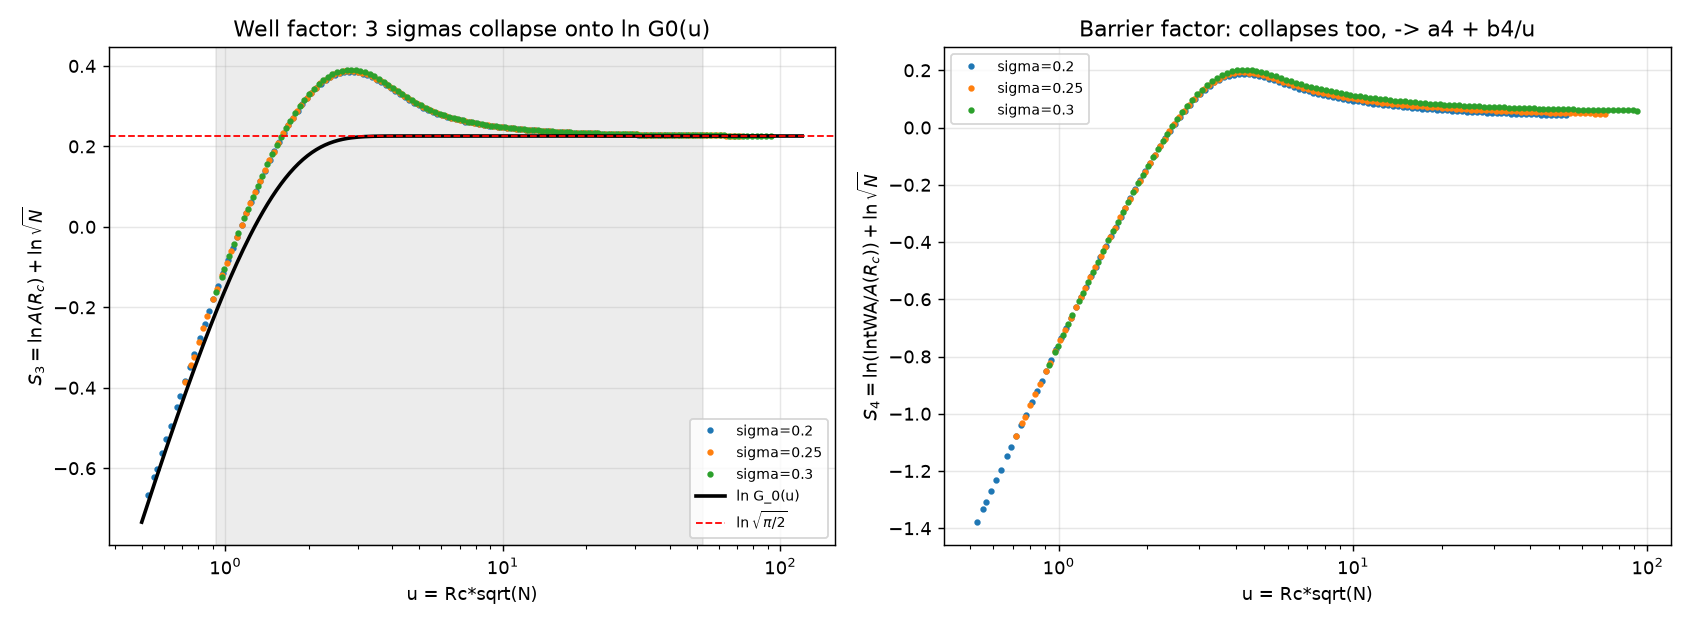

Reproduce this figure in Python.
"""
COLLAPSE, REDONE  (deepseek_v4_flash)
=====================================
The previous collapse comparison was invalid for two reasons:
  (1) display bug: u-labels from ugrid[::4] were paired with values from
      interp[0][i] (i.e. ugrid[i]) -> every printed pair was mismatched.
  (2) window bug: "max spread" included sigma=0.3 at u=0.8, which lies OUTSIDE
      its sampled u-range [0.925, 92.5]; np.interp clamps to the endpoint and
      manufactures a fake 0.12 spread. The window is part of the claim.

Here: restrict to the u-overlap where ALL THREE sigmas have real samples.
Test the scaling hypothesis S3 = Phi(u), u = Rc*sqrt(N), independent of sigma.
"""
import json, math
import numpy as np
import matplotlib
matplotlib.use('Agg')
import matplotlib.pyplot as plt
from scipy.special import erf

K0, ALPHA = 1.0, 1.5
def setup(SIG):
    S2 = SIG*SIG
    lo, hi = 1e-12, 1.0
    for _ in range(200):
        m = 0.5*(lo+hi)
        if K0*m**ALPHA*(1-m*m) - S2 < 0: lo = m
        else: hi = m
    RC = 0.5*(lo+hi)
    def B(x): return 0.5*(K0*x**(ALPHA+2)/(ALPHA+2) - K0*x**(ALPHA+4)/(ALPHA+4) - S2*x*x/2.0)
    return S2, RC, B

def factors(N, S2, RC, B, x0_frac=0.2, npts=200001, p=2.0):
    D = S2/N; x0 = x0_frac*RC
    t = np.linspace(0.0,1.0,npts); x = RC*t**p
    Bx = B(x)
    with np.errstate(under='ignore', over='ignore'):
        phi = np.exp(2.0*Bx/D)
        dx = np.diff(x)
        A = np.concatenate([[0.0], np.cumsum(0.5*(phi[1:]+phi[:-1])*dx)])
        w = np.exp(-2.0*(Bx-Bx[-1])/D)
    i0 = np.searchsorted(x, x0)
    J = np.trapz(w[i0:]*A[i0:], x[i0:])
    return (math.log(2.0/D), -2.0*Bx[-1]/D, math.log(A[-1]),
            math.log(J)-math.log(A[-1]), A[-1], J)

def G0(u): return math.sqrt(math.pi/2.0)*erf(u/math.sqrt(2.0))

sigs=[0.20,0.25,0.30]
data={}
for sg in sigs:
    S2,RC,B = setup(sg)
    Ns = np.unique(np.round(np.logspace(np.log10(20), np.log10(2e5), 120)).astype(int)).astype(float)
    U=[];S3=[];S4=[]
    for N in Ns:
        L1,L2,L3,L4,Arc,J = factors(N,S2,RC,B)
        U.append(RC*math.sqrt(N)); S3.append(L3+0.5*math.log(N)); S4.append(L4+0.5*math.log(N))
    data[sg]=(np.array(U),np.array(S3),np.array(S4),RC,S2)
    print(f"sigma={sg}: Rc={RC:.5f} S2={S2:.5f} u in [{U[0]:.3f},{U[-1]:.3f}]")

# ---- honest overlap window ------------------------------------------------
ulo = max(data[s][0].min() for s in sigs)
uhi = min(data[s][0].max() for s in sigs)
print(f"\nHONEST OVERLAP WINDOW: u in [{ulo:.3f}, {uhi:.3f}]  (all 3 sigmas sampled here)")
ugrid = np.logspace(np.log10(ulo), np.log10(uhi), 25)
interp={}
for s in sigs:
    U,S3,S4,RC,S2 = data[s]
    o=np.argsort(U); interp[s]=(np.interp(ugrid,U[o],S3[o]), np.interp(ugrid,U[o],S4[o]))

print(f"\n{'u':>7} {'S3(0.20)':>9} {'S3(0.25)':>9} {'S3(0.30)':>9} {'spread':>9} {'lnG0(u)':>9}")
for i,uu in enumerate(ugrid):
    vals=[interp[s][0][i] for s in sigs]
    if i%3==0 or i==len(ugrid)-1:
        print(f"{uu:>7.3f} " + " ".join(f"{v:>9.5f}" for v in vals) + f" {max(vals)-min(vals):>9.2e} {math.log(G0(uu)):>9.5f}")

arr3=np.array([interp[s][0] for s in sigs]); arr4=np.array([interp[s][1] for s in sigs])
spread3=float(np.max(arr3.max(0)-arr3.min(0)))
spread4=float(np.max(arr4.max(0)-arr4.min(0)))
# relative to the dynamic range of S3 over the window
rng3=float(arr3.max()-arr3.min())
print(f"\n  S3 spread across sigma: {spread3:.3e}   (S3 dynamic range {rng3:.4f} -> {100*spread3/rng3:.2f}% )")
print(f"  S4 spread across sigma: {spread4:.3e}")

# residual of S3 against the master curve ln G0(u)
resid = arr3 - np.array([math.log(G0(x)) for x in ugrid])
print(f"  S3 - lnG0(u):  rms={np.sqrt(np.mean(resid**2)):.4e}  max|.|={np.abs(resid).max():.4e}")

# ---- S4: does it also collapse? what is its master curve? -------------------
print(f"\n  S4 master-curve check: fit S4 ~ a4 + b4*u^-1 over the window")
mask = ugrid>4
X = np.column_stack([np.ones(mask.sum()), 1.0/ugrid[mask]])
for s in sigs:
    y = interp[s][1][mask]
    coef,res_,_,_ = np.linalg.lstsq(X,y,rcond=None)
    pred = X@coef
    print(f"    sigma={s}: a4={coef[0]:+.5f}  b4={coef[1]:+.5f}  rms={np.sqrt(np.mean((y-pred)**2)):.2e}")

fig,ax=plt.subplots(1,2,figsize=(13,4.8))
for s in sigs:
    U,S3,S4,RC,S2 = data[s]
    ax[0].plot(U,S3,'o',ms=2.5,label=f'sigma={s}')
    ax[1].plot(U,S4,'o',ms=2.5,label=f'sigma={s}')
uu=np.logspace(np.log10(0.5),np.log10(120),300)
ax[0].plot(uu,[math.log(G0(x)) for x in uu],'k-',lw=2,label=r'ln G_0(u)')
ax[0].axhline(0.5*math.log(math.pi/2),color='r',ls='--',lw=1,label=r'$\ln\sqrt{\pi/2}$')
ax[0].axvspan(ulo,uhi,color='grey',alpha=0.15)
for a,t in zip(ax,['$S_3=\\ln A(R_c)+\\ln\\sqrt{N}$','$S_4=\\ln(\\mathrm{IntWA}/A(R_c))+\\ln\\sqrt{N}$']):
    a.set_xscale('log'); a.set_xlabel('u = Rc*sqrt(N)'); a.set_ylabel(t); a.legend(fontsize=8); a.grid(alpha=0.3)
ax[0].set_title('Well factor: 3 sigmas collapse onto ln G0(u)')
ax[1].set_title('Barrier factor: collapses too, -> a4 + b4/u')
plt.tight_layout(); plt.savefig('collapse_fixed.png',dpi=130); plt.close()

json.dump(dict(overlap=[float(ulo),float(uhi)], spread_S3=spread3, spread_S4=spread4,
               S3_dynamic_range=rng3, S3_vs_lnG0_rms=float(np.sqrt(np.mean(resid**2))),
               S3_vs_lnG0_max=float(np.abs(resid).max()),
               ugrid=ugrid.tolist(), S3={str(s):interp[s][0].tolist() for s in sigs},
               S4={str(s):interp[s][1].tolist() for s in sigs}),
          open('collapse_fixed.json','w'),indent=2)
print("\nSaved collapse_fixed.png + collapse_fixed.json")
